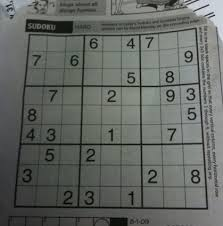
#> input picture images/sudoku.jpg, 223 x 226 px
$ python thresholding_6.py
#> lines starting #> are read from the running program, lines starting #| are printed output that depends on the picture; after the words box and inside, x2 and y2 are one past the last pixel; in counts of white or black regions, pixels touching at a corner belong together
# segmentation  technique

import cv2
import numpy as np
from matplotlib import pyplot as plt
img = cv2.imread('images/sudoku.jpg',0)
#> img: shape (226, 223); min 0, max 221, mean 101.8
img=cv2.resize(img,(512,512))
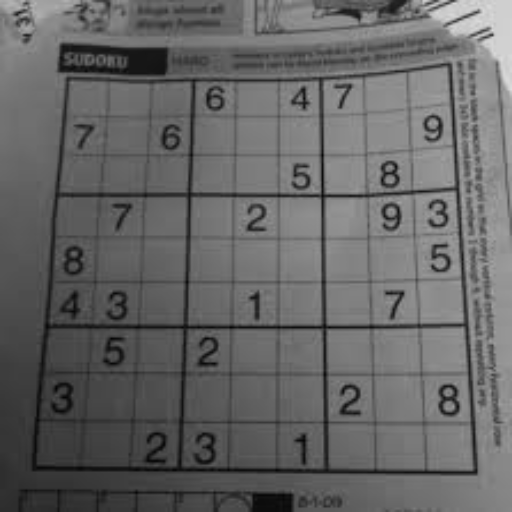
#> img: shape (512, 512); min 4, max 221, mean 101.7
# simple thresholding
_,th1=cv2.threshold(img,127,255,cv2.THRESH_BINARY)
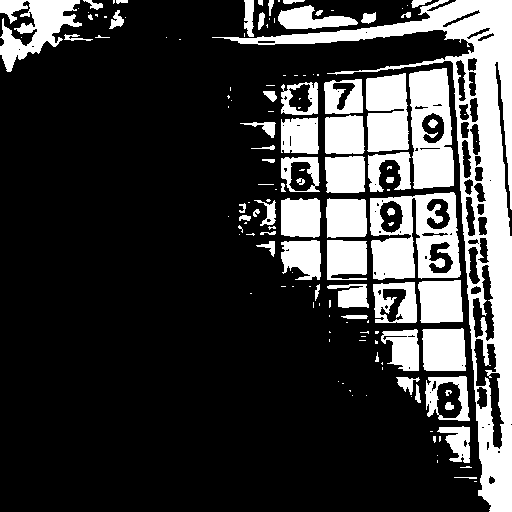
#> th1: shape (512, 512); 23.4% white; 141 white regions (79 under 20 px), largest, box (x1, y1, x2, y2) and area: (212, 0, 512, 512) 20771, (370, 192, 461, 280) 5216, (409, 68, 454, 189) 4057
_,th2=cv2.threshold(img,127,255,cv2.THRESH_BINARY_INV)
_,th3=cv2.threshold(img,200,255,cv2.THRESH_TRUNC)
_,th4=cv2.threshold(img,127,255,cv2.THRESH_TOZERO_INV)
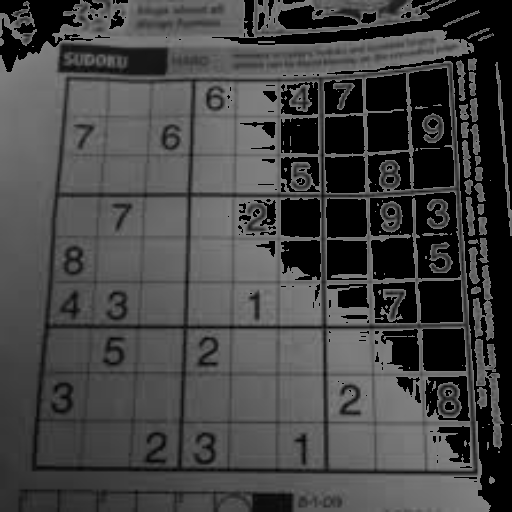
#> th4: shape (512, 512); min 0, max 127, mean 68.4
_,th5=cv2.threshold(img,127,255,cv2.THRESH_TOZERO)
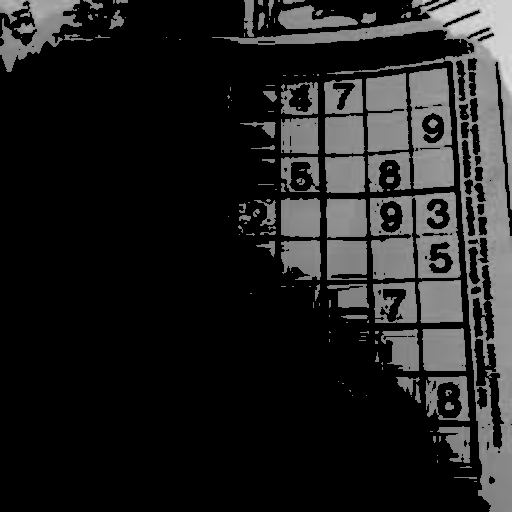
#> th5: shape (512, 512); min 0, max 221, mean 33.3


# adaptive thresholding
# smaller region of images

th6 = cv2.adaptiveThreshold(img,255,cv2.ADAPTIVE_THRESH_MEAN_C,
                            cv2.THRESH_BINARY,11,2)
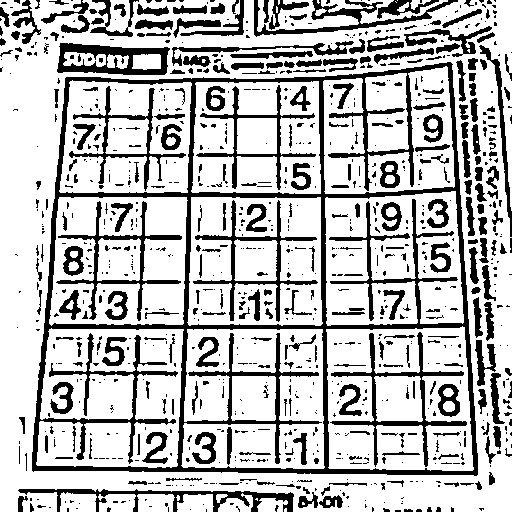
#> th6: shape (512, 512); 74.2% white; 944 black regions (657 under 20 px), largest, box (x1, y1, x2, y2) and area: (32, 62, 478, 476) 21480, (330, 332, 467, 467) 2053, (57, 43, 170, 75) 1840
th7=cv2.adaptiveThreshold(img,255,cv2.ADAPTIVE_THRESH_GAUSSIAN_C
                          ,cv2.THRESH_BINARY,11,2)
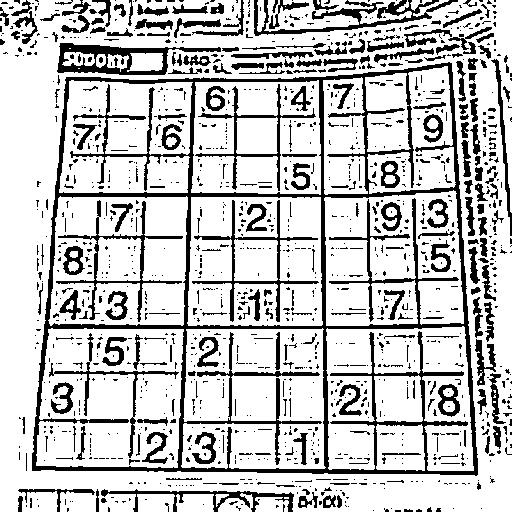
#> th7: shape (512, 512); 77.5% white; 1300 black regions (1057 under 20 px), largest, box (x1, y1, x2, y2) and area: (32, 62, 478, 476) 20191, (57, 43, 221, 75) 1849, (254, 0, 458, 36) 1826

titles=['original image','Binary','Inv_Binary','Trunc','Tozero_Inv','Tozero','Adapt_mean','Adapt_Gaussian']
siz=len(titles)
images=[img,th1,th2,th3,th4,th5,th6,th7]

for i in range(0,siz):
    plt.subplot(2,4,i+1),plt.imshow(images[i],'gray')
    plt.title(titles[i])
    plt.xticks([]),plt.yticks([])

plt.show()
